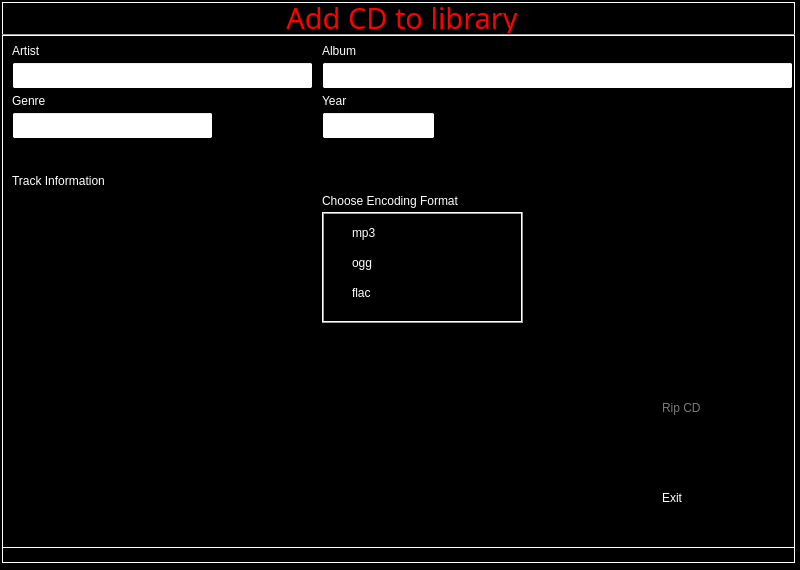
<?xml version="1.0" encoding="UTF-8"?>
<ui version="4.0">
 <class>FrmRip</class>
 <widget class="QDialog" name="FrmRip">
  <property name="windowModality">
   <enum>Qt::NonModal</enum>
  </property>
  <property name="geometry">
   <rect>
    <x>0</x>
    <y>0</y>
    <width>800</width>
    <height>570</height>
   </rect>
  </property>
  <property name="palette">
   <palette>
    <active>
     <colorrole role="WindowText">
      <brush brushstyle="SolidPattern">
       <color alpha="255">
        <red>255</red>
        <green>255</green>
        <blue>255</blue>
       </color>
      </brush>
     </colorrole>
     <colorrole role="Button">
      <brush brushstyle="SolidPattern">
       <color alpha="255">
        <red>0</red>
        <green>0</green>
        <blue>0</blue>
       </color>
      </brush>
     </colorrole>
     <colorrole role="Text">
      <brush brushstyle="SolidPattern">
       <color alpha="255">
        <red>255</red>
        <green>255</green>
        <blue>255</blue>
       </color>
      </brush>
     </colorrole>
     <colorrole role="Base">
      <brush brushstyle="SolidPattern">
       <color alpha="255">
        <red>255</red>
        <green>255</green>
        <blue>255</blue>
       </color>
      </brush>
     </colorrole>
     <colorrole role="Window">
      <brush brushstyle="SolidPattern">
       <color alpha="255">
        <red>0</red>
        <green>0</green>
        <blue>0</blue>
       </color>
      </brush>
     </colorrole>
    </active>
    <inactive>
     <colorrole role="WindowText">
      <brush brushstyle="SolidPattern">
       <color alpha="255">
        <red>255</red>
        <green>255</green>
        <blue>255</blue>
       </color>
      </brush>
     </colorrole>
     <colorrole role="Button">
      <brush brushstyle="SolidPattern">
       <color alpha="255">
        <red>0</red>
        <green>0</green>
        <blue>0</blue>
       </color>
      </brush>
     </colorrole>
     <colorrole role="Text">
      <brush brushstyle="SolidPattern">
       <color alpha="255">
        <red>255</red>
        <green>255</green>
        <blue>255</blue>
       </color>
      </brush>
     </colorrole>
     <colorrole role="Base">
      <brush brushstyle="SolidPattern">
       <color alpha="255">
        <red>255</red>
        <green>255</green>
        <blue>255</blue>
       </color>
      </brush>
     </colorrole>
     <colorrole role="Window">
      <brush brushstyle="SolidPattern">
       <color alpha="255">
        <red>0</red>
        <green>0</green>
        <blue>0</blue>
       </color>
      </brush>
     </colorrole>
    </inactive>
    <disabled>
     <colorrole role="WindowText">
      <brush brushstyle="SolidPattern">
       <color alpha="255">
        <red>122</red>
        <green>122</green>
        <blue>122</blue>
       </color>
      </brush>
     </colorrole>
     <colorrole role="Button">
      <brush brushstyle="SolidPattern">
       <color alpha="255">
        <red>0</red>
        <green>0</green>
        <blue>0</blue>
       </color>
      </brush>
     </colorrole>
     <colorrole role="Text">
      <brush brushstyle="SolidPattern">
       <color alpha="255">
        <red>122</red>
        <green>122</green>
        <blue>122</blue>
       </color>
      </brush>
     </colorrole>
     <colorrole role="Base">
      <brush brushstyle="SolidPattern">
       <color alpha="255">
        <red>0</red>
        <green>0</green>
        <blue>0</blue>
       </color>
      </brush>
     </colorrole>
     <colorrole role="Window">
      <brush brushstyle="SolidPattern">
       <color alpha="255">
        <red>0</red>
        <green>0</green>
        <blue>0</blue>
       </color>
      </brush>
     </colorrole>
    </disabled>
   </palette>
  </property>
  <property name="windowTitle">
   <string>Dialog</string>
  </property>
  <property name="autoFillBackground">
   <bool>false</bool>
  </property>
  <widget class="QFrame" name="frame">
   <property name="geometry">
    <rect>
     <x>2</x>
     <y>2</y>
     <width>793</width>
     <height>561</height>
    </rect>
   </property>
   <property name="frameShape">
    <enum>QFrame::Box</enum>
   </property>
   <property name="frameShadow">
    <enum>QFrame::Plain</enum>
   </property>
   <widget class="QLabel" name="lblTracksInfo">
    <property name="geometry">
     <rect>
      <x>10</x>
      <y>510</y>
      <width>301</width>
      <height>17</height>
     </rect>
    </property>
    <property name="text">
     <string/>
    </property>
    <property name="alignment">
     <set>Qt::AlignCenter</set>
    </property>
   </widget>
   <widget class="QLabel" name="label_3">
    <property name="geometry">
     <rect>
      <x>10</x>
      <y>90</y>
      <width>201</width>
      <height>17</height>
     </rect>
    </property>
    <property name="text">
     <string>Genre</string>
    </property>
   </widget>
   <widget class="Line" name="line">
    <property name="geometry">
     <rect>
      <x>0</x>
      <y>32</y>
      <width>800</width>
      <height>3</height>
     </rect>
    </property>
    <property name="orientation">
     <enum>Qt::Horizontal</enum>
    </property>
   </widget>
   <widget class="QLineEdit" name="txtArtist">
    <property name="geometry">
     <rect>
      <x>10</x>
      <y>60</y>
      <width>301</width>
      <height>27</height>
     </rect>
    </property>
    <property name="palette">
     <palette>
      <active>
       <colorrole role="WindowText">
        <brush brushstyle="SolidPattern">
         <color alpha="255">
          <red>0</red>
          <green>0</green>
          <blue>0</blue>
         </color>
        </brush>
       </colorrole>
       <colorrole role="Text">
        <brush brushstyle="SolidPattern">
         <color alpha="255">
          <red>0</red>
          <green>0</green>
          <blue>0</blue>
         </color>
        </brush>
       </colorrole>
      </active>
      <inactive>
       <colorrole role="WindowText">
        <brush brushstyle="SolidPattern">
         <color alpha="255">
          <red>0</red>
          <green>0</green>
          <blue>0</blue>
         </color>
        </brush>
       </colorrole>
       <colorrole role="Text">
        <brush brushstyle="SolidPattern">
         <color alpha="255">
          <red>0</red>
          <green>0</green>
          <blue>0</blue>
         </color>
        </brush>
       </colorrole>
      </inactive>
      <disabled>
       <colorrole role="WindowText">
        <brush brushstyle="SolidPattern">
         <color alpha="255">
          <red>122</red>
          <green>122</green>
          <blue>122</blue>
         </color>
        </brush>
       </colorrole>
       <colorrole role="Text">
        <brush brushstyle="SolidPattern">
         <color alpha="255">
          <red>122</red>
          <green>122</green>
          <blue>122</blue>
         </color>
        </brush>
       </colorrole>
      </disabled>
     </palette>
    </property>
    <property name="readOnly">
     <bool>true</bool>
    </property>
   </widget>
   <widget class="QLabel" name="label_2">
    <property name="geometry">
     <rect>
      <x>320</x>
      <y>40</y>
      <width>471</width>
      <height>17</height>
     </rect>
    </property>
    <property name="text">
     <string>Album</string>
    </property>
    <property name="alignment">
     <set>Qt::AlignLeading|Qt::AlignLeft|Qt::AlignVCenter</set>
    </property>
   </widget>
   <widget class="QLabel" name="label_4">
    <property name="geometry">
     <rect>
      <x>320</x>
      <y>90</y>
      <width>62</width>
      <height>17</height>
     </rect>
    </property>
    <property name="text">
     <string>Year</string>
    </property>
   </widget>
   <widget class="QLineEdit" name="txtGenre">
    <property name="geometry">
     <rect>
      <x>10</x>
      <y>110</y>
      <width>201</width>
      <height>27</height>
     </rect>
    </property>
    <property name="palette">
     <palette>
      <active>
       <colorrole role="WindowText">
        <brush brushstyle="SolidPattern">
         <color alpha="255">
          <red>0</red>
          <green>0</green>
          <blue>0</blue>
         </color>
        </brush>
       </colorrole>
       <colorrole role="Text">
        <brush brushstyle="SolidPattern">
         <color alpha="255">
          <red>0</red>
          <green>0</green>
          <blue>0</blue>
         </color>
        </brush>
       </colorrole>
      </active>
      <inactive>
       <colorrole role="WindowText">
        <brush brushstyle="SolidPattern">
         <color alpha="255">
          <red>0</red>
          <green>0</green>
          <blue>0</blue>
         </color>
        </brush>
       </colorrole>
       <colorrole role="Text">
        <brush brushstyle="SolidPattern">
         <color alpha="255">
          <red>0</red>
          <green>0</green>
          <blue>0</blue>
         </color>
        </brush>
       </colorrole>
      </inactive>
      <disabled>
       <colorrole role="WindowText">
        <brush brushstyle="SolidPattern">
         <color alpha="255">
          <red>122</red>
          <green>122</green>
          <blue>122</blue>
         </color>
        </brush>
       </colorrole>
       <colorrole role="Text">
        <brush brushstyle="SolidPattern">
         <color alpha="255">
          <red>122</red>
          <green>122</green>
          <blue>122</blue>
         </color>
        </brush>
       </colorrole>
      </disabled>
     </palette>
    </property>
    <property name="readOnly">
     <bool>true</bool>
    </property>
   </widget>
   <widget class="QLabel" name="label_5">
    <property name="geometry">
     <rect>
      <x>10</x>
      <y>170</y>
      <width>301</width>
      <height>17</height>
     </rect>
    </property>
    <property name="text">
     <string>Track Information</string>
    </property>
   </widget>
   <widget class="QListWidget" name="listTracks">
    <property name="geometry">
     <rect>
      <x>10</x>
      <y>190</y>
      <width>301</width>
      <height>321</height>
     </rect>
    </property>
    <property name="palette">
     <palette>
      <active>
       <colorrole role="Base">
        <brush brushstyle="SolidPattern">
         <color alpha="255">
          <red>0</red>
          <green>0</green>
          <blue>0</blue>
         </color>
        </brush>
       </colorrole>
      </active>
      <inactive>
       <colorrole role="Base">
        <brush brushstyle="SolidPattern">
         <color alpha="255">
          <red>0</red>
          <green>0</green>
          <blue>0</blue>
         </color>
        </brush>
       </colorrole>
      </inactive>
      <disabled>
       <colorrole role="Base">
        <brush brushstyle="SolidPattern">
         <color alpha="255">
          <red>0</red>
          <green>0</green>
          <blue>0</blue>
         </color>
        </brush>
       </colorrole>
      </disabled>
     </palette>
    </property>
    <property name="wordWrap">
     <bool>true</bool>
    </property>
   </widget>
   <widget class="SKG_Button" name="btnRip">
    <property name="enabled">
     <bool>false</bool>
    </property>
    <property name="geometry">
     <rect>
      <x>660</x>
      <y>370</y>
      <width>121</width>
      <height>71</height>
     </rect>
    </property>
    <property name="autoFillBackground">
     <bool>true</bool>
    </property>
    <property name="text">
     <string>Rip CD</string>
    </property>
   </widget>
   <widget class="QLineEdit" name="txtYear">
    <property name="geometry">
     <rect>
      <x>320</x>
      <y>110</y>
      <width>113</width>
      <height>27</height>
     </rect>
    </property>
    <property name="palette">
     <palette>
      <active>
       <colorrole role="WindowText">
        <brush brushstyle="SolidPattern">
         <color alpha="255">
          <red>0</red>
          <green>0</green>
          <blue>0</blue>
         </color>
        </brush>
       </colorrole>
       <colorrole role="Text">
        <brush brushstyle="SolidPattern">
         <color alpha="255">
          <red>0</red>
          <green>0</green>
          <blue>0</blue>
         </color>
        </brush>
       </colorrole>
      </active>
      <inactive>
       <colorrole role="WindowText">
        <brush brushstyle="SolidPattern">
         <color alpha="255">
          <red>0</red>
          <green>0</green>
          <blue>0</blue>
         </color>
        </brush>
       </colorrole>
       <colorrole role="Text">
        <brush brushstyle="SolidPattern">
         <color alpha="255">
          <red>0</red>
          <green>0</green>
          <blue>0</blue>
         </color>
        </brush>
       </colorrole>
      </inactive>
      <disabled>
       <colorrole role="WindowText">
        <brush brushstyle="SolidPattern">
         <color alpha="255">
          <red>122</red>
          <green>122</green>
          <blue>122</blue>
         </color>
        </brush>
       </colorrole>
       <colorrole role="Text">
        <brush brushstyle="SolidPattern">
         <color alpha="255">
          <red>122</red>
          <green>122</green>
          <blue>122</blue>
         </color>
        </brush>
       </colorrole>
      </disabled>
     </palette>
    </property>
    <property name="readOnly">
     <bool>true</bool>
    </property>
   </widget>
   <widget class="QLineEdit" name="txtTitle">
    <property name="geometry">
     <rect>
      <x>320</x>
      <y>60</y>
      <width>471</width>
      <height>27</height>
     </rect>
    </property>
    <property name="palette">
     <palette>
      <active>
       <colorrole role="WindowText">
        <brush brushstyle="SolidPattern">
         <color alpha="255">
          <red>0</red>
          <green>0</green>
          <blue>0</blue>
         </color>
        </brush>
       </colorrole>
       <colorrole role="Text">
        <brush brushstyle="SolidPattern">
         <color alpha="255">
          <red>0</red>
          <green>0</green>
          <blue>0</blue>
         </color>
        </brush>
       </colorrole>
      </active>
      <inactive>
       <colorrole role="WindowText">
        <brush brushstyle="SolidPattern">
         <color alpha="255">
          <red>0</red>
          <green>0</green>
          <blue>0</blue>
         </color>
        </brush>
       </colorrole>
       <colorrole role="Text">
        <brush brushstyle="SolidPattern">
         <color alpha="255">
          <red>0</red>
          <green>0</green>
          <blue>0</blue>
         </color>
        </brush>
       </colorrole>
      </inactive>
      <disabled>
       <colorrole role="WindowText">
        <brush brushstyle="SolidPattern">
         <color alpha="255">
          <red>122</red>
          <green>122</green>
          <blue>122</blue>
         </color>
        </brush>
       </colorrole>
       <colorrole role="Text">
        <brush brushstyle="SolidPattern">
         <color alpha="255">
          <red>122</red>
          <green>122</green>
          <blue>122</blue>
         </color>
        </brush>
       </colorrole>
      </disabled>
     </palette>
    </property>
    <property name="readOnly">
     <bool>true</bool>
    </property>
   </widget>
   <widget class="SKG_Button" name="btnExit">
    <property name="geometry">
     <rect>
      <x>660</x>
      <y>460</y>
      <width>121</width>
      <height>71</height>
     </rect>
    </property>
    <property name="autoFillBackground">
     <bool>true</bool>
    </property>
    <property name="text">
     <string>Exit</string>
    </property>
   </widget>
   <widget class="QLabel" name="label_6">
    <property name="geometry">
     <rect>
      <x>320</x>
      <y>190</y>
      <width>201</width>
      <height>17</height>
     </rect>
    </property>
    <property name="text">
     <string>Choose Encoding Format</string>
    </property>
   </widget>
   <widget class="QLabel" name="label">
    <property name="geometry">
     <rect>
      <x>10</x>
      <y>40</y>
      <width>301</width>
      <height>17</height>
     </rect>
    </property>
    <property name="text">
     <string>Artist</string>
    </property>
   </widget>
   <widget class="QLabel" name="lblStatus">
    <property name="geometry">
     <rect>
      <x>0</x>
      <y>545</y>
      <width>801</width>
      <height>20</height>
     </rect>
    </property>
    <property name="font">
     <font>
      <family>Arial</family>
      <pointsize>12</pointsize>
     </font>
    </property>
    <property name="frameShape">
     <enum>QFrame::Box</enum>
    </property>
    <property name="text">
     <string/>
    </property>
   </widget>
   <widget class="QLabel" name="lblHeader">
    <property name="geometry">
     <rect>
      <x>0</x>
      <y>0</y>
      <width>800</width>
      <height>31</height>
     </rect>
    </property>
    <property name="palette">
     <palette>
      <active>
       <colorrole role="WindowText">
        <brush brushstyle="SolidPattern">
         <color alpha="255">
          <red>255</red>
          <green>0</green>
          <blue>0</blue>
         </color>
        </brush>
       </colorrole>
       <colorrole role="Text">
        <brush brushstyle="SolidPattern">
         <color alpha="255">
          <red>255</red>
          <green>0</green>
          <blue>0</blue>
         </color>
        </brush>
       </colorrole>
      </active>
      <inactive>
       <colorrole role="WindowText">
        <brush brushstyle="SolidPattern">
         <color alpha="255">
          <red>255</red>
          <green>0</green>
          <blue>0</blue>
         </color>
        </brush>
       </colorrole>
       <colorrole role="Text">
        <brush brushstyle="SolidPattern">
         <color alpha="255">
          <red>255</red>
          <green>0</green>
          <blue>0</blue>
         </color>
        </brush>
       </colorrole>
      </inactive>
      <disabled>
       <colorrole role="WindowText">
        <brush brushstyle="SolidPattern">
         <color alpha="255">
          <red>133</red>
          <green>131</green>
          <blue>127</blue>
         </color>
        </brush>
       </colorrole>
       <colorrole role="Text">
        <brush brushstyle="SolidPattern">
         <color alpha="255">
          <red>133</red>
          <green>131</green>
          <blue>127</blue>
         </color>
        </brush>
       </colorrole>
      </disabled>
     </palette>
    </property>
    <property name="font">
     <font>
      <family>Digital-7</family>
      <pointsize>22</pointsize>
     </font>
    </property>
    <property name="text">
     <string>Add CD to library</string>
    </property>
    <property name="alignment">
     <set>Qt::AlignCenter</set>
    </property>
   </widget>
   <widget class="QFrame" name="frameMode">
    <property name="geometry">
     <rect>
      <x>320</x>
      <y>210</y>
      <width>201</width>
      <height>111</height>
     </rect>
    </property>
    <property name="frameShape">
     <enum>QFrame::Box</enum>
    </property>
    <property name="frameShadow">
     <enum>QFrame::Raised</enum>
    </property>
    <widget class="QRadioButton" name="rbMp3">
     <property name="geometry">
      <rect>
       <x>10</x>
       <y>10</y>
       <width>109</width>
       <height>22</height>
      </rect>
     </property>
     <property name="styleSheet">
      <string notr="true">background:black;
color:white</string>
     </property>
     <property name="text">
      <string>mp3</string>
     </property>
    </widget>
    <widget class="QRadioButton" name="rbOgg">
     <property name="geometry">
      <rect>
       <x>10</x>
       <y>40</y>
       <width>109</width>
       <height>22</height>
      </rect>
     </property>
     <property name="styleSheet">
      <string notr="true">background:black;
color:white</string>
     </property>
     <property name="text">
      <string>ogg</string>
     </property>
    </widget>
    <widget class="QRadioButton" name="rbFlac">
     <property name="geometry">
      <rect>
       <x>10</x>
       <y>70</y>
       <width>109</width>
       <height>22</height>
      </rect>
     </property>
     <property name="styleSheet">
      <string notr="true">background:black;
color:white</string>
     </property>
     <property name="text">
      <string>flac</string>
     </property>
    </widget>
   </widget>
  </widget>
 </widget>
 <customwidgets>
  <customwidget>
   <class>SKG_Button</class>
   <extends>QLabel</extends>
   <header>skg_button.h</header>
  </customwidget>
 </customwidgets>
 <resources/>
 <connections/>
</ui>
